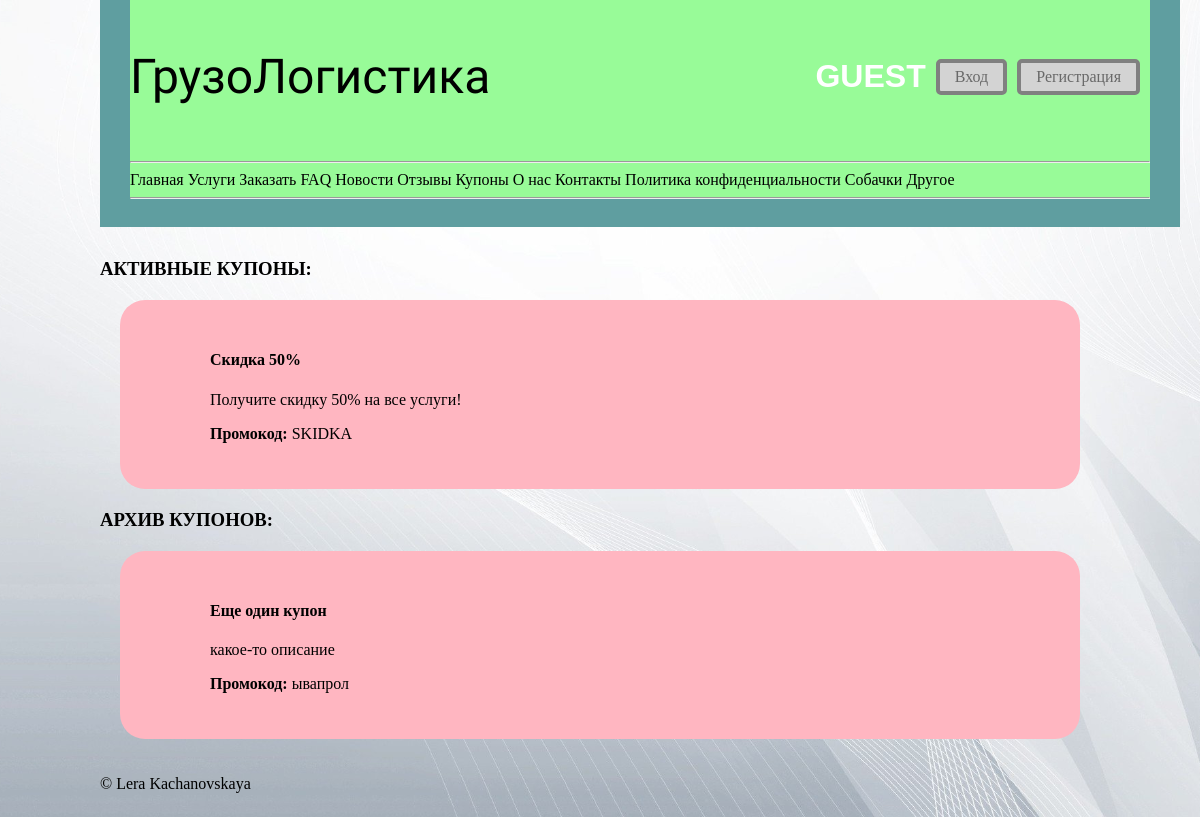
Page /coupons/ on the committed database.
### polls/models.py (models this page shows)
class Coupons(models.Model):
    title = models.CharField('Заголовок', max_length=100)
    description = models.TextField()
    promocode = models.CharField('Промокод', max_length=10)
    is_active = models.BooleanField('Активен', default=True)

### polls/views.py (the view)
# urls.py: path('coupons/', coupons, name='coupons'),
def coupons(request):
    coupons = Coupons.objects.all()
    return render(request, 'polls/coupons.html', {'title': 'Купоны',
                                                  'coupons': coupons})

### templates/polls/coupons.html (shortened to what this page needs)
{%extends 'polls/base.html'%}
{% block content %}
   <main>
        <h3>Активные купоны:</h3>
    {% for i in coupons %}
        {% if i.is_active %}
            <div class="rounded-border">
                <section>
                    <h4>{{i.title}}</h4>
                    <p>{{i.description}}</p>
                    <p><strong>Промокод: </strong>{{i.promocode}}</p>
                </section>
            </div>
        {% endif %}
    {% endfor %}
    <h3>Архив купонов:</h3>
    {% for i in coupons %}
        {% if not i.is_active %}
            <div class="rounded-border">
                <section>
                    <h4>{{i.title}}</h4>
                    <p>{{i.description}}</p>
                    <p><strong>Промокод: </strong>{{i.promocode}}</p>
                </section>
            </div>
        {% endif %}
    {% endfor %}
   </main>
{% endblock %}

### polls/static/polls/styles.css (style rules this page uses)
body { background-image: url("../media/fon.jpg"); background-repeat: repeat; background-size: cover; background-position: center; display: grid; grid-template-rows: auto 1fr auto; min-height: 100vh; margin-right: 100px; margin-left: 100px; }
main { margin-top: 250px; }
.rounded-border { padding-left: 60px; padding-top: 30px; padding-bottom: 30px; margin: 20px; background-color: lightpink; border-radius: 25px; display: flex; align-items: center; }
.rounded-border section { margin-left: 30px; }
h1, h2, h3 { text-transform: uppercase; }

### rows in the picture
Coupons: title "Скидка 50%", description "Получите скидку 50% на все услуги!", promocode "SKIDKA"
Coupons: title "Еще один купон", description "какое-то описание", promocode "ывапрол"
